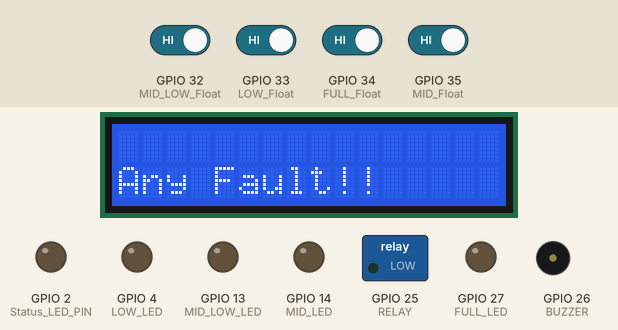
Recording of a sketch running on a simulated ESP32. Parts: 16×2 character LCD, switched loads named in the sketch (green lamp = pin HIGH), output pins drawn as LEDs (lit = HIGH), buzzer (waves = sounding, pin HIGH). The test bench sets the inputs (shaded band); at power-on: GPIO 32 (MID_LOW_Float), GPIO 33 (LOW_Float), GPIO 34 (FULL_Float), GPIO 35 (MID_Float) HIGH. What the sketch prints to the serial monitor is not drawn.

Above: at 1.7 s.
1.8 s: GPIO 33 (LOW_Float) driven LOW
At 3.0 s:
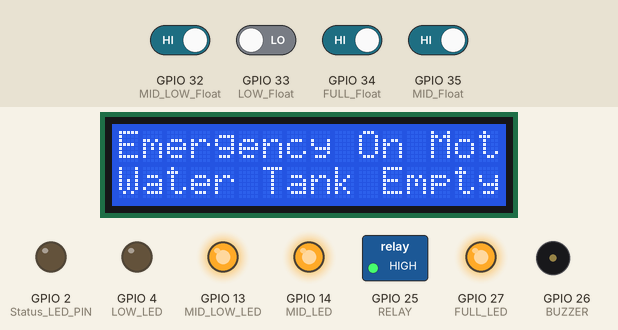
4.1 s: GPIO 32 (MID_LOW_Float) driven LOW
At 5.9 s:
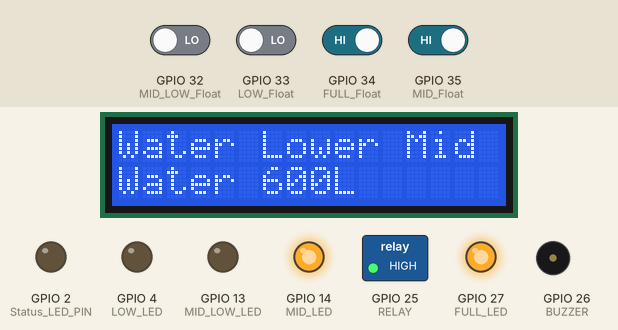
6.2 s: GPIO 35 (MID_Float) driven LOW
At 8.0 s:
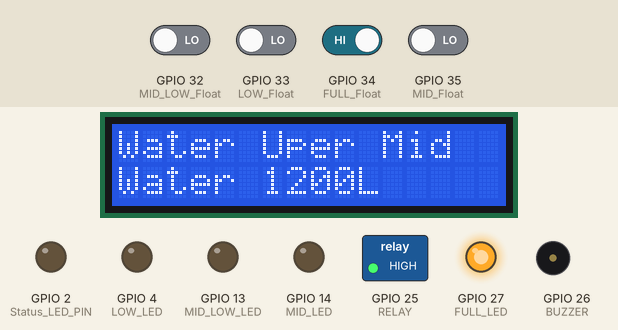
8.3 s: GPIO 34 (FULL_Float) driven LOW
At 10.0 s:
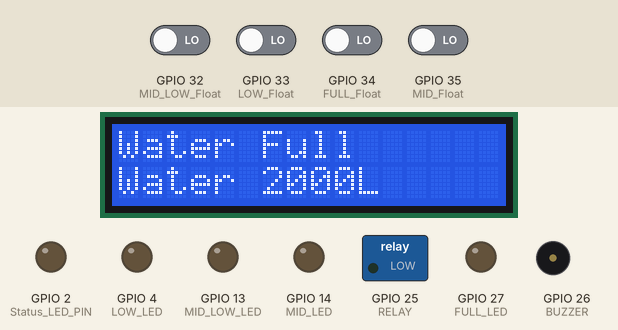
10.5 s: GPIO 34 (FULL_Float) driven HIGH
At 11.6 s:
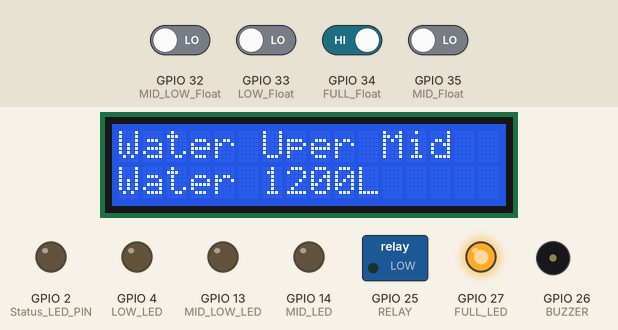
12.6 s: GPIO 35 (MID_Float) driven HIGH
At 13.6 s:
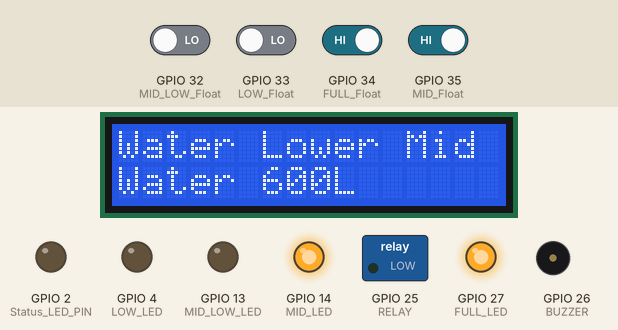
Timing chart, 0 to 15.6 s (numbered marks = the images above; inputs shaded):
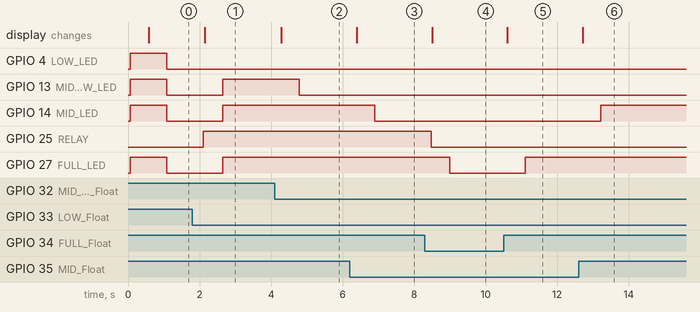

The sketch:

water_pump_control.ino
```cpp
///low to midlow fill time =4.45
////MidLow to Mid fill time =4.30
////Mid to Full fill time =
////
#include <Wire.h>

#include <LiquidCrystal_I2C.h>
//I2C Pins - SDA = GPIO21 || SCL = GPIO22
#define LOW_Float 33
#define MID_LOW_Float 32
#define MID_Float 35
#define FULL_Float 34
#define RELAY 25
#define BUZZER 26
#define LOW_LED  4//12//27       //RED
#define MID_LOW_LED 13          // YELLOW
#define MID_LED 14//12          // GREEN
#define FULL_LED 27             // FULL GREEN
#define Status_LED_PIN 2


/////Time define////////////
#define TIMEOUT_30_S 30000
#define TIMEOUT_45_S 45000
#define TIMEOUT_1_MIN 60000
/////////////////////////////////
int lowSensorValue, midLowSensorValue, midSensorValue, fullSensorValue;
bool LOW_LED_State = false, MID_LOW_LED_State = false, MID_LED_State = false, FULL_LED_State = false, Status_LED_PIN_State = false;

LiquidCrystal_I2C lcd(0x27, 16, 2);  // my I2C Address 0x25

unsigned long startMillis, mainLoopTime, tempTime, mainLoopTime1;
const unsigned long interval = 5 * 60 * 1000;  // 15 minutes in milliseconds

void setup() {
  Serial.begin(115200);
  Wire.begin();
  lcd.init();
  lcd.backlight();

  pinMode(LOW_Float, INPUT_PULLUP);
  pinMode(MID_LOW_Float, INPUT_PULLUP);
  pinMode(MID_Float, INPUT_PULLUP);
  pinMode(FULL_Float, INPUT_PULLUP);
  pinMode(RELAY, OUTPUT);
  pinMode(BUZZER, OUTPUT);
  pinMode(LOW_LED, OUTPUT);
  pinMode(MID_LOW_LED, OUTPUT);
  pinMode(MID_LED, OUTPUT);
  pinMode(FULL_LED, OUTPUT);
  pinMode(Status_LED_PIN, OUTPUT);  // Set the load pin as an output
  // digitalWrite(Status_LED, HIGH);  // Turn the load on (assuming active high)
  startMillis = millis();      // Record the start time
  mainLoopTime = startMillis;  // mainLoopTime = millis();
  mainLoopTime1 = startMillis;
  All_Pins_Config();
  delay(500);
  // Test_HW();
  // I2C_ADDRESS();
}

void loop() {
  tempTime = millis();
  if (tempTime - mainLoopTime > 2000) {
    Debugg();
    mainLoopTime = tempTime;
  }
  if (tempTime - mainLoopTime1 > TIMEOUT_1_MIN) {
    Status_LED_PIN_State = false;
    mainLoopTime1 = tempTime;
  }

  // display();
  FloatSensor();
  Status_LED();
  // MotorControl();

}

void load_OnTime() {
  unsigned long currentMillis = millis();  // Get the current time
  Serial.println(millis());
  // Check if 15 minutes have passed
  if (currentMillis - startMillis >= interval) {
    Serial.println("Pump off");
    // digitalWrite(Status_LED, LOW);  // Turn the load off (assuming active high)
    Serial.print("Off time Millis : ");
    Serial.println(millis());
  }
}
void I2C_ADDRESS() {
  byte error, address;
  int nDevices;
  Serial.println("Scanning...");
  nDevices = 0;
  for (address = 1; address < 127; address++) {
    Wire.beginTransmission(address);
    error = Wire.endTransmission();
    if (error == 0) {
      Serial.print("I2C device found at   0x");
      if (address < 16) {
        Serial.print("0");
      }
      Serial.println(address, HEX);
      nDevices++;
    } else if (error == 4) {
      Serial.print("Unknow error at address 0x");
      if (address < 16) {
        Serial.print("0");
      }
      Serial.println(address, HEX);
    }
  }
  if (nDevices == 0) {
    Serial.println("No I2C devices found\n");
  } else {
    Serial.println("done\n");
  }
  delay(5000);
}
void FloatSensor() {
  lowSensorValue = digitalRead(LOW_Float);
  midLowSensorValue = digitalRead(MID_LOW_Float);
  midSensorValue = digitalRead(MID_Float);
  fullSensorValue = digitalRead(FULL_Float);

  int state = 0;
  if (lowSensorValue == LOW && midLowSensorValue == LOW && midSensorValue == LOW && fullSensorValue == LOW) state = 4;            //low means water full
  else if (lowSensorValue == LOW && midLowSensorValue == LOW && midSensorValue == LOW && fullSensorValue == HIGH) state = 3;
  else if (lowSensorValue == LOW && midLowSensorValue == LOW && midSensorValue == HIGH && fullSensorValue == HIGH) state = 2;
  else if (lowSensorValue == LOW && midLowSensorValue == HIGH && midSensorValue == HIGH && fullSensorValue == HIGH) state = 1;
  // MotorControl();
  switch (state) {
    case 1:  // LOW sensor activated
      // LOW_LED_State = true;
      // Status_LED_PIN_State = true;
      LOW_LED_State = 0, MID_LOW_LED_State = 1, MID_LED_State = 1, FULL_LED_State = 1;
      digitalWrite(RELAY, HIGH);  // Turn on motor
      // Serial.print("Emergency Turn On Motor!  ");
      lcd.clear();
      lcd.setCursor(0, 0);
      lcd.print("Emergency On Motor!");
      lcd.setCursor(0, 1);
      lcd.print("Water Tank Empty!");
      delay(500);
      break;
    case 2:  // MID_LOW sensor activated
      // MID_LOW_LED_State = true;
      LOW_LED_State = 0, MID_LOW_LED_State = 0, MID_LED_State = 1, FULL_LED_State = 1;
      // digitalWrite(RELAY, HIGH);  // Turn off motor
      // Serial.print("Water Level Low!  ");
      lcd.clear();
      lcd.setCursor(0, 0);
      lcd.print("Water Lower Mid");
      lcd.setCursor(0, 1);
      lcd.print("Water 600L");
      delay(500);
      break;
    case 3:  // MID sensor activated
      // MID_LED_State = true;
      LOW_LED_State = 0, MID_LOW_LED_State = 0, MID_LED_State = 0, FULL_LED_State = 1;
      // digitalWrite(RELAY, HIGH);  // Turn off motor
      // Serial.print("Water Level MID!  ");
      lcd.clear();
      lcd.setCursor(0, 0);
      lcd.print("Water Uper Mid");
      lcd.setCursor(0, 1);
      lcd.print("Water 1200L");
      delay(500);
      break;
    case 4:  // FULL sensor activated
      // FULL_LED_State = true;
      LOW_LED_State = 0, MID_LOW_LED_State = 0, MID_LED_State = 0, FULL_LED_State = 0;
      digitalWrite(RELAY, LOW);  // Turn off motor
      // Serial.print("Water Level Full  ");
      lcd.clear();
      lcd.setCursor(0, 0);
      lcd.print("Water Full");
      lcd.setCursor(0, 1);
      lcd.print("Water 2000L");
      delay(500);

      break;
    default:
      digitalWrite(RELAY, LOW);  // Default state
      lcd.clear();
      lcd.setCursor(0, 1);
      lcd.print("Any Fault!!");
      delay(500);
      break;
  }
}
void Status_LED() {
  digitalWrite(LOW_LED, LOW_LED_State ? HIGH : LOW);
  digitalWrite(MID_LOW_LED, MID_LOW_LED_State ?  HIGH : LOW);
  digitalWrite(MID_LED, MID_LED_State ?  HIGH : LOW);
  digitalWrite(FULL_LED, FULL_LED_State ? HIGH : LOW);
  digitalWrite(Status_LED_PIN, Status_LED_PIN_State ? HIGH : LOW);
}
// void MotorControl() {

// }
void display() {

  // set cursor to first column, first row
  lcd.setCursor(0, 0);
  // print message
  lcd.print("Hello, World!");
  delay(1000);
  // clears the display to print new message
  lcd.clear();
  // set cursor to first column, second row
  lcd.setCursor(0, 1);
  lcd.print("Hello, World!");
  delay(1000);
  lcd.clear();
}

void Debugg() {
  // Debugging output
  Serial.print("LOW Sensor: ");           Serial.print(lowSensorValue);
  Serial.print(", MID_LOW Sensor: ");     Serial.print(midLowSensorValue);
  Serial.print(", MID Sensor: ");         Serial.print(midSensorValue);
  Serial.print(", FULL Sensor: ");        Serial.print(fullSensorValue);
  Serial.print(", Motor State: ");        Serial.println(digitalRead(RELAY));
}
void Test_HW(){
  digitalWrite(RELAY, 1);           delay(2000);  digitalWrite(RELAY, 0);             delay(2000);    // Relay
  digitalWrite(BUZZER, 1);          delay(2000);  digitalWrite(BUZZER, 0);            delay(2000);    // Buzzer
  digitalWrite(LOW_LED, 0);         delay(2000);  digitalWrite(LOW_LED, 1);           delay(2000);    // RED LED
  digitalWrite(MID_LOW_LED, 0);     delay(2000);  digitalWrite(MID_LOW_LED, 1);       delay(2000);    // LOWER MID YELLOW LED
  digitalWrite(MID_LED, 0);         delay(2000);  digitalWrite(MID_LED, 1);           delay(2000);    // UPPER MID GREEN LED
  digitalWrite(FULL_LED, 0);        delay(2000);  digitalWrite(FULL_LED, 1);          delay(2000);    // FULL LED
  digitalWrite(Status_LED_PIN, 1);  delay(2000);  digitalWrite(Status_LED_PIN, 0);    delay(2000);    // STATUS
}
void All_Pins_Config(){
  digitalWrite(RELAY, 0);
  digitalWrite(BUZZER, 0);
  digitalWrite(LOW_LED, 1);
  digitalWrite(MID_LOW_LED, 1);
  digitalWrite(MID_LED, 1);
  digitalWrite(FULL_LED, 1);
  digitalWrite(Status_LED_PIN, 0);
}
```

Measured:
- after the input at 1.8 s, GPIO 13 (MID_LOW_LED), GPIO 14 (MID_LED), GPIO 27 (FULL_LED): LOW → HIGH after 0.84 s; GPIO 25 (RELAY): LOW → HIGH after 0.31 s; the display: changes after 0.34 s (image 1)
- after the input at 4.1 s, GPIO 13 (MID_LOW_LED): HIGH → LOW after 0.68 s; the display: changes after 0.18 s (image 2)
- after the input at 6.2 s, GPIO 14 (MID_LED): HIGH → LOW after 0.70 s; the display: changes after 0.20 s (image 3)
- after the input at 8.3 s, GPIO 25 (RELAY): HIGH → LOW after 0.18 s; GPIO 27 (FULL_LED): HIGH → LOW after 0.70 s; the display: changes after 0.20 s (image 4)
- after the input at 10.5 s, GPIO 27 (FULL_LED): LOW → HIGH after 0.60 s; the display: changes after 0.10 s (image 5)
- after the input at 12.6 s, GPIO 14 (MID_LED): LOW → HIGH after 0.61 s; the display: changes after 0.11 s (image 6)
